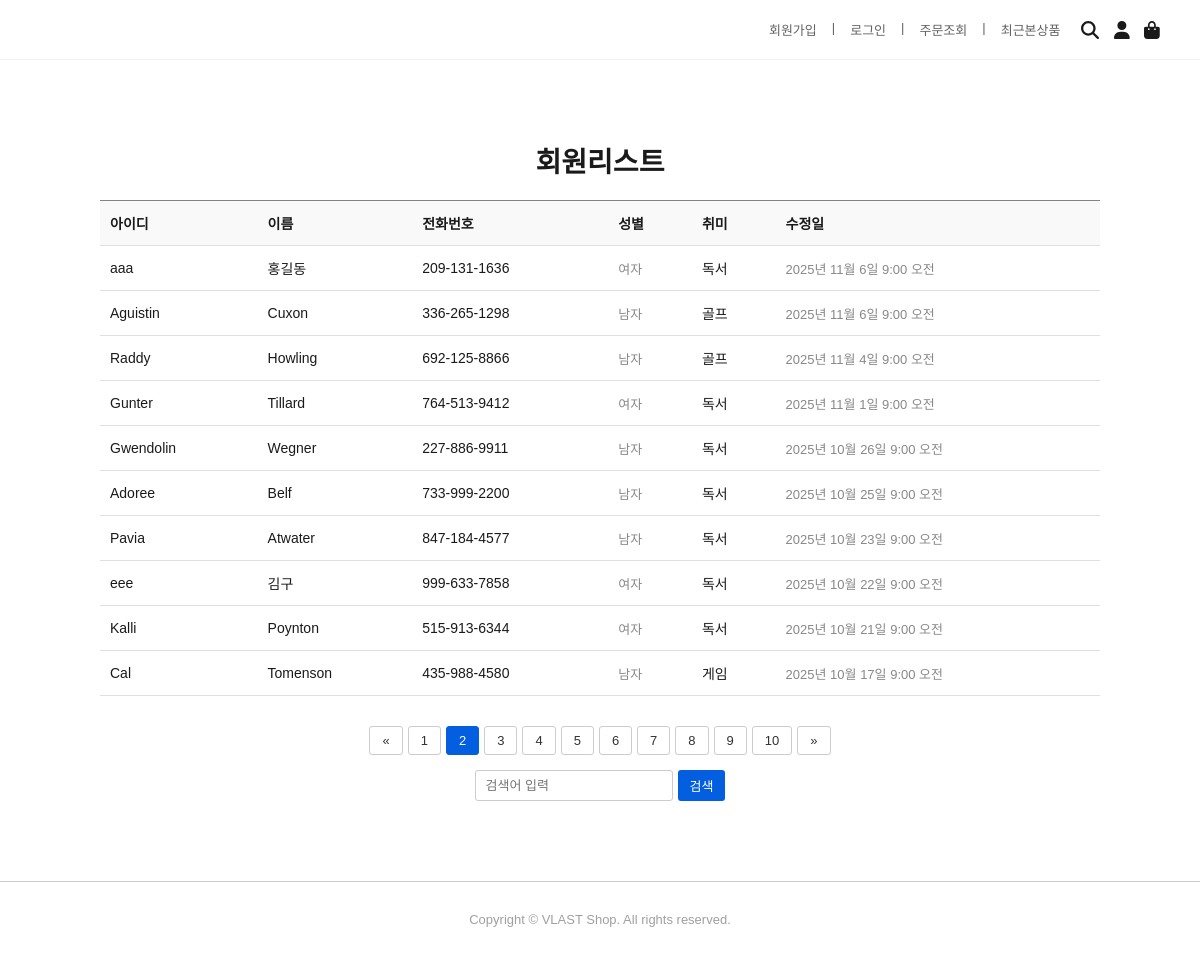
Page /member/list/?page=2 on the committed database.
### member/models.py (models this page shows, shortened)
class Member(models.Model):
    id = models.CharField(max_length=50, primary_key=True)
    pw = models.CharField(max_length=100)
    name = models.CharField(max_length=50)
    phone = models.CharField(max_length=13, default='010-0000-0000')
    gender = models.CharField(max_length=10, default='남자')
    hobby = models.CharField(max_length=100, default='게임')
    mdate = models.DateTimeField(auto_now=True)

### member/views.py (the view)
# urls.py: path('list/', views.list, name='list'),
def list(request):
    qs = Member.objects.all().order_by('-mdate')
    paginator = Paginator(qs, 10)
    page = request.GET.get('page', 1) # GET 파라미터에서 'page' 값을 가져옴, 기본값은 1
    try:
        list = paginator.page(page)
    except PageNotAnInteger:
        list = paginator.page(1)
    except EmptyPage:
        list = paginator.page(paginator.num_pages)
    context = {
        'list': list,
        'page' : page
        }
    return render(request, 'member/board.html', context)

### member/templates/member/board.html (shortened to what this page needs)
<!DOCTYPE html>
<html lang="ko">
<head>
  <link rel="stylesheet" href="/static/css/board.css">
</head>
<body>
  <div class="header">
    <div class="top-menu">
      <a href="#">회원가입</a> |
      <a href="/member/login">로그인</a> |
      <a href="#">주문조회</a> |
      <a href="#">최근본상품</a>
    </div>
    <div class="icons">
      <i class="fas fa-search"></i>
      <i class="fas fa-user"></i>
      <i class="fas fa-shopping-bag"></i>
    </div>
  </div>
  <div class="board-container">
    <div class="board-title">회원리스트</div>
    <table class="board-table">
      <thead>
        <tr>
          <th>아이디</th>
          <th>이름</th>
          <th>전화번호</th>
          <th>성별</th>
          <th>취미</th>
          <th>수정일</th>
        </tr>
      </thead>
      <tbody>
        {% for m in list %}
        <tr>
          <td>{{m.id}}</td>
          <td class="title"><a href="#">{{m.name}}</a></td>
          <td>{{m.phone}}</td>
          <td class="views">{{m.gender}}</td>
          <td>{{m.hobby}}</td>
          <td class="date">{{m.mdate}}</td>
        </tr>
        {% endfor %}
      </tbody>
    </table>
    <div class="board-footer" >
        <div class="pagination">
            {% if list.has_previous %}
                <a href="{% url 'member:list' %}?page={{ list.previous_page_number }}">&laquo;</a>
            {% else %}
                <a href="#" class="disabled">&laquo;</a>
            {% endif %}
            {% for i in list.paginator.page_range %}
                {% if list.number == i %}
                    <a href="#" class="active">{{ i }}</a>
                {% else %}
                    <a href="{% url 'member:list' %}?page={{ i }}">{{ i }}</a>
                {% endif %}
            {% endfor %}
            {% if list.has_next %}
                <a href="{% url 'member:list' %}?page={{ list.next_page_number }}">&raquo;</a>
            {% else %}
                <a href="#" class="disabled">&raquo;</a>
            {% endif %}
        </div>
        <div class="search-box">
            <input type="text" placeholder="검색어 입력">
            <button>검색</button>
        </div>
    </div>
  </div>
  <footer>
    Copyright © VLAST Shop. All rights reserved.
  </footer>
</body>
</html>

### static/css/board.css (style rules this page uses)
body { font-family: 'Arial', sans-serif; margin: 0; padding: 0; background: #fff; color: #1a1a1a; }
.header { width: 100%; height: 60px; display: flex; justify-content: flex-end; align-items: center; padding: 0 40px; box-sizing: border-box; border-bottom: 1px solid #f0f0f0; }
.top-menu { display: flex; gap: 15px; font-size: 13px; color: #636363; margin-right: 20px; }
.top-menu a { text-decoration: none; color: #636363; }
.icons { display: flex; gap: 15px; font-size: 18px; cursor: pointer; }
.board-container { max-width: 1000px; margin: 80px auto; padding: 0 20px; }
.board-title { font-size: 28px; font-weight: bold; margin-bottom: 20px; text-align: center; }
table.board-table { width: 100%; border-collapse: collapse; font-size: 14px; }
.board-table th, .board-table td { border-bottom: 1px solid #e0e0e0; padding: 12px 10px; text-align: left; }
.board-table th { background-color: #f9f9f9; font-weight: 600; border-top:1px solid #848484; }
.board-table td.title a { color: #1a1a1a; text-decoration: none; }
.board-table td.date, .board-table td.views { color: #888; font-size: 13px; }
.board-footer { margin-top: 30px; display: flex; justify-content: space-between; align-items: center; flex-wrap: wrap; gap: 10px; }
.pagination { display: flex; gap: 5px; justify-content: center; }
.pagination a { padding: 6px 12px; text-decoration: none; border: 1px solid #ccc; color: #333; font-size: 13px; border-radius: 3px; }
.pagination a.active { background-color: #035fe0; color: white; border-color: #035fe0; }
.search-box { display: flex; gap: 5px; justify-content: center; }
.search-box input { padding: 6px 10px; border: 1px solid #ccc; border-radius: 3px; font-size: 13px; }
.search-box button { padding: 6px 12px; background-color: #035fe0; color: white; border: none; border-radius: 3px; font-size: 13px; cursor: pointer; }
.board-footer { margin-top: 30px; display: flex; flex-direction: column; align-items: center; gap: 15px; }
footer { border-top: 1px solid #ccc; padding: 30px; text-align: center; font-size: 13px; color: #A0A0A0; }

### rows in the picture
Member: id "aaa", name "홍길동", phone "209-131-1636", gender "여자", hobby "독서", mdate "2025년 11월 6일 9:00 오전"
Member: id "Aguistin", name "Cuxon", phone "336-265-1298", gender "남자", hobby "골프", mdate "2025년 11월 6일 9:00 오전"
Member: id "Raddy", name "Howling", phone "692-125-8866", gender "남자", hobby "골프", mdate "2025년 11월 4일 9:00 오전"
Member: id "Gunter", name "Tillard", phone "764-513-9412", gender "여자", hobby "독서", mdate "2025년 11월 1일 9:00 오전"
Member: id "Gwendolin", name "Wegner", phone "227-886-9911", gender "남자", hobby "독서", mdate "2025년 10월 26일 9:00 오전"
Member: id "Adoree", name "Belf", phone "733-999-2200", gender "남자", hobby "독서", mdate "2025년 10월 25일 9:00 오전"
Member: id "Pavia", name "Atwater", phone "847-184-4577", gender "남자", hobby "독서", mdate "2025년 10월 23일 9:00 오전"
Member: id "eee", name "김구", phone "999-633-7858", gender "여자", hobby "독서", mdate "2025년 10월 22일 9:00 오전"
Member: id "Kalli", name "Poynton", phone "515-913-6344", gender "여자", hobby "독서", mdate "2025년 10월 21일 9:00 오전"
Member: id "Cal", name "Tomenson", phone "435-988-4580", gender "남자", hobby "게임", mdate "2025년 10월 17일 9:00 오전"

### other values in the picture
{{ i }} "1" "3" "4" "5" "6" "7" "8" "9" "10"
{{ i }} "2"
